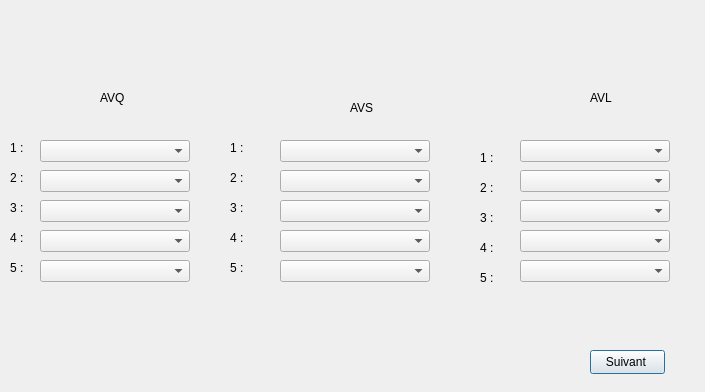
<?xml version="1.0" encoding="UTF-8"?>
<ui version="4.0">
 <class>Interface4_7</class>
 <widget class="QDialog" name="Interface4_7">
  <property name="geometry">
   <rect>
    <x>0</x>
    <y>0</y>
    <width>705</width>
    <height>392</height>
   </rect>
  </property>
  <property name="windowTitle">
   <string>Dialog</string>
  </property>
  <widget class="QLabel" name="label_choix1AVQ">
   <property name="geometry">
    <rect>
     <x>10</x>
     <y>140</y>
     <width>49</width>
     <height>16</height>
    </rect>
   </property>
   <property name="text">
    <string>1 :</string>
   </property>
  </widget>
  <widget class="QLabel" name="label_choix2AVQ">
   <property name="geometry">
    <rect>
     <x>10</x>
     <y>170</y>
     <width>49</width>
     <height>16</height>
    </rect>
   </property>
   <property name="text">
    <string>2 :</string>
   </property>
  </widget>
  <widget class="QLabel" name="label_choix3AVQ">
   <property name="geometry">
    <rect>
     <x>10</x>
     <y>200</y>
     <width>49</width>
     <height>16</height>
    </rect>
   </property>
   <property name="text">
    <string>3 :</string>
   </property>
  </widget>
  <widget class="QLabel" name="label_choix4AVQ">
   <property name="geometry">
    <rect>
     <x>10</x>
     <y>230</y>
     <width>49</width>
     <height>16</height>
    </rect>
   </property>
   <property name="text">
    <string>4 :</string>
   </property>
  </widget>
  <widget class="QLabel" name="label_choix5AVQ">
   <property name="geometry">
    <rect>
     <x>10</x>
     <y>260</y>
     <width>49</width>
     <height>16</height>
    </rect>
   </property>
   <property name="text">
    <string>5 :</string>
   </property>
  </widget>
  <widget class="QComboBox" name="comboBoxChoix1AVQ">
   <property name="geometry">
    <rect>
     <x>40</x>
     <y>140</y>
     <width>150</width>
     <height>22</height>
    </rect>
   </property>
  </widget>
  <widget class="QComboBox" name="comboBoxChoix2AVQ">
   <property name="geometry">
    <rect>
     <x>40</x>
     <y>170</y>
     <width>150</width>
     <height>22</height>
    </rect>
   </property>
  </widget>
  <widget class="QComboBox" name="comboBoxChoix3AVQ">
   <property name="geometry">
    <rect>
     <x>40</x>
     <y>200</y>
     <width>150</width>
     <height>22</height>
    </rect>
   </property>
  </widget>
  <widget class="QComboBox" name="comboBoxChoix4AVQ">
   <property name="geometry">
    <rect>
     <x>40</x>
     <y>230</y>
     <width>150</width>
     <height>22</height>
    </rect>
   </property>
  </widget>
  <widget class="QComboBox" name="comboBoxChoix5AVQ">
   <property name="geometry">
    <rect>
     <x>40</x>
     <y>260</y>
     <width>150</width>
     <height>22</height>
    </rect>
   </property>
  </widget>
  <widget class="QLabel" name="labelSectionAVQ">
   <property name="geometry">
    <rect>
     <x>100</x>
     <y>90</y>
     <width>49</width>
     <height>16</height>
    </rect>
   </property>
   <property name="text">
    <string>AVQ</string>
   </property>
  </widget>
  <widget class="QComboBox" name="comboBoxChoix4AVS">
   <property name="geometry">
    <rect>
     <x>280</x>
     <y>230</y>
     <width>150</width>
     <height>22</height>
    </rect>
   </property>
  </widget>
  <widget class="QLabel" name="label_choix3AVS">
   <property name="geometry">
    <rect>
     <x>230</x>
     <y>200</y>
     <width>49</width>
     <height>16</height>
    </rect>
   </property>
   <property name="text">
    <string>3 :</string>
   </property>
  </widget>
  <widget class="QLabel" name="label_choix2AVS">
   <property name="geometry">
    <rect>
     <x>230</x>
     <y>170</y>
     <width>49</width>
     <height>16</height>
    </rect>
   </property>
   <property name="text">
    <string>2 :</string>
   </property>
  </widget>
  <widget class="QComboBox" name="comboBoxChoix3AVS">
   <property name="geometry">
    <rect>
     <x>280</x>
     <y>200</y>
     <width>150</width>
     <height>22</height>
    </rect>
   </property>
  </widget>
  <widget class="QComboBox" name="comboBoxChoix2AVS">
   <property name="geometry">
    <rect>
     <x>280</x>
     <y>170</y>
     <width>150</width>
     <height>22</height>
    </rect>
   </property>
  </widget>
  <widget class="QLabel" name="label_choix4AVS">
   <property name="geometry">
    <rect>
     <x>230</x>
     <y>230</y>
     <width>49</width>
     <height>16</height>
    </rect>
   </property>
   <property name="text">
    <string>4 :</string>
   </property>
  </widget>
  <widget class="QComboBox" name="comboBoxChoix5AVS">
   <property name="geometry">
    <rect>
     <x>280</x>
     <y>260</y>
     <width>150</width>
     <height>22</height>
    </rect>
   </property>
  </widget>
  <widget class="QComboBox" name="comboBoxChoix1AVS">
   <property name="geometry">
    <rect>
     <x>280</x>
     <y>140</y>
     <width>150</width>
     <height>22</height>
    </rect>
   </property>
  </widget>
  <widget class="QLabel" name="labelSectionAVS">
   <property name="geometry">
    <rect>
     <x>350</x>
     <y>100</y>
     <width>49</width>
     <height>16</height>
    </rect>
   </property>
   <property name="text">
    <string>AVS</string>
   </property>
  </widget>
  <widget class="QLabel" name="label_choix1AVS">
   <property name="geometry">
    <rect>
     <x>230</x>
     <y>140</y>
     <width>49</width>
     <height>16</height>
    </rect>
   </property>
   <property name="text">
    <string>1 :</string>
   </property>
  </widget>
  <widget class="QLabel" name="label_choix5AVS">
   <property name="geometry">
    <rect>
     <x>230</x>
     <y>260</y>
     <width>49</width>
     <height>16</height>
    </rect>
   </property>
   <property name="text">
    <string>5 :</string>
   </property>
  </widget>
  <widget class="QComboBox" name="comboBoxChoix4AVL">
   <property name="geometry">
    <rect>
     <x>520</x>
     <y>230</y>
     <width>150</width>
     <height>22</height>
    </rect>
   </property>
  </widget>
  <widget class="QLabel" name="label_choix3AVL">
   <property name="geometry">
    <rect>
     <x>480</x>
     <y>210</y>
     <width>49</width>
     <height>16</height>
    </rect>
   </property>
   <property name="text">
    <string>3 :</string>
   </property>
  </widget>
  <widget class="QLabel" name="label_choix2AVL">
   <property name="geometry">
    <rect>
     <x>480</x>
     <y>180</y>
     <width>49</width>
     <height>16</height>
    </rect>
   </property>
   <property name="text">
    <string>2 :</string>
   </property>
  </widget>
  <widget class="QComboBox" name="comboBoxChoix3AVL">
   <property name="geometry">
    <rect>
     <x>520</x>
     <y>200</y>
     <width>150</width>
     <height>22</height>
    </rect>
   </property>
  </widget>
  <widget class="QComboBox" name="comboBoxChoix2AVL">
   <property name="geometry">
    <rect>
     <x>520</x>
     <y>170</y>
     <width>150</width>
     <height>22</height>
    </rect>
   </property>
  </widget>
  <widget class="QLabel" name="label_choix4AVL">
   <property name="geometry">
    <rect>
     <x>480</x>
     <y>240</y>
     <width>49</width>
     <height>16</height>
    </rect>
   </property>
   <property name="text">
    <string>4 :</string>
   </property>
  </widget>
  <widget class="QComboBox" name="comboBoxChoix5AVL">
   <property name="geometry">
    <rect>
     <x>520</x>
     <y>260</y>
     <width>150</width>
     <height>22</height>
    </rect>
   </property>
  </widget>
  <widget class="QComboBox" name="comboBoxChoix1AVL">
   <property name="geometry">
    <rect>
     <x>520</x>
     <y>140</y>
     <width>150</width>
     <height>22</height>
    </rect>
   </property>
  </widget>
  <widget class="QLabel" name="labelSectionAVL">
   <property name="geometry">
    <rect>
     <x>590</x>
     <y>90</y>
     <width>49</width>
     <height>16</height>
    </rect>
   </property>
   <property name="text">
    <string>AVL</string>
   </property>
  </widget>
  <widget class="QLabel" name="label_choix1AVL">
   <property name="geometry">
    <rect>
     <x>480</x>
     <y>150</y>
     <width>49</width>
     <height>16</height>
    </rect>
   </property>
   <property name="text">
    <string>1 :</string>
   </property>
  </widget>
  <widget class="QLabel" name="label_choix5AVL">
   <property name="geometry">
    <rect>
     <x>480</x>
     <y>270</y>
     <width>49</width>
     <height>16</height>
    </rect>
   </property>
   <property name="text">
    <string>5 :</string>
   </property>
  </widget>
  <widget class="QPushButton" name="pushButtonSuivant">
   <property name="geometry">
    <rect>
     <x>590</x>
     <y>350</y>
     <width>75</width>
     <height>24</height>
    </rect>
   </property>
   <property name="text">
    <string>Suivant </string>
   </property>
  </widget>
 </widget>
 <resources/>
 <connections/>
</ui>
